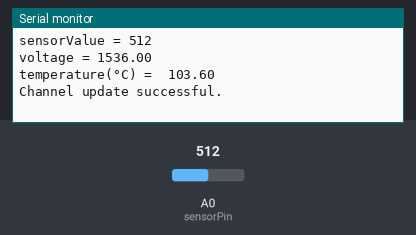
The sketch below on a simulated Arduino MKR. On the bench: the last lines printed to the serial monitor. The test bench sets the inputs (shaded band); at power-on: A0 (sensorPin) = 512 (analog values on the 0–1023 scale). WiFi joins after 1.5 s; servers stay silent unless stated; not simulated (calls return 0 or success): secrets.h.

Above: at 2.7 s.
2.8 s: A0 (sensorPin) set to 716
At 4.01 s:
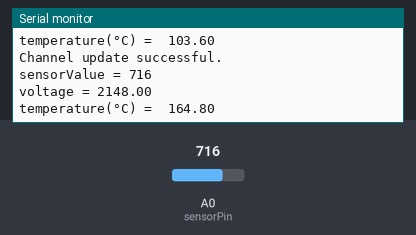
4.3 s: A0 (sensorPin) set to 900
At 7.6 s:
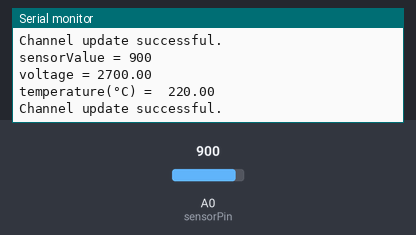
Timing chart, 0 to 9.1 s (numbered marks = the images above; inputs shaded):
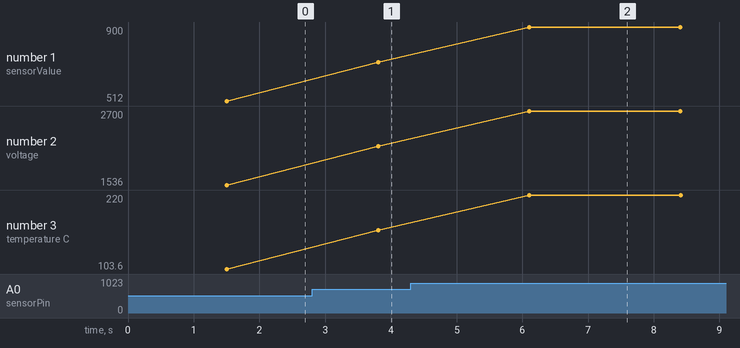

Measured:
- after the input at 2.8 s, the serial monitor: prints a new line after 1.0 s (image 1)
- after the input at 4.3 s, the serial monitor: prints a new line after 1.8 s (image 2)
- plotted number 1: 512 → 716 after the input at 2.8 s, 716 → 900 after the input at 4.3 s
- plotted number 2: 1536 → 2148 after the input at 2.8 s, 2148 → 2700 after the input at 4.3 s
- plotted number 3: 103.6 → 164.8 after the input at 2.8 s, 164.8 → 220 after the input at 4.3 s

The sketch:

temperatureSensor.ino
```cpp
#include <WiFi101.h>
#include "secrets.h"
#include "arduinoCloud.h"
#include "ThingSpeak.h"

char ssid[] = SECRET_SSID;
char pass[] = SECRET_PASS;


WiFiClient client;

unsigned long myChannelNumber = SECRET_CH_ID;
const char* myWriteAPIKey = SECRET_WRITE_APIKEY;

int sensorPin = A0;
int sensorValue = 0;
// float temperature;
// float voltage;


void setup() {
  Serial.begin(9600);
  analogReadResolution(10);

  // Connect to ThingSpeak
  ThingSpeak.begin(client);

  // defined in arduinoCloud.h
  initProperties();

  // Connect to Arduino IoT Clound
  ArduinoCloud.begin(ArduinoIoTPreferredConnection);

  /*
     The following function allows you to obtain more information
     related to the state of network and IoT Cloud connection and errors
     the higher number the more granular information you’ll get.
     The default is 0 (only errors).
     Maximum is 4
 */
  setDebugMessageLevel(2);
  ArduinoCloud.printDebugInfo();
}

void loop() {

  ArduinoCloud.update();

  // connect to WiFi
   if(WiFi.status() != WL_CONNECTED){
    Serial.print("Attempting to connect to SSID: ");
    Serial.println(SECRET_SSID);
    while(WiFi.status() != WL_CONNECTED){
      WiFi.begin(ssid, pass);  // Connect to WPA/WPA2 network. Change this line if using open or WEP network
      Serial.print(".");
      delay(5000);
    }
    Serial.println("\nConnected.");
   }

  sensorValue = analogRead(sensorPin);
  Serial.print("sensorValue = ");
  Serial.print(sensorValue);
  Serial.print("\n");

  voltage = (sensorValue * (3300/1024)); // milliVolt
  Serial.print("voltage = ");
  Serial.print(voltage);
  Serial.print("\n");

  temperature = ((voltage - 500) / 10);
  Serial.print("temperature(°C) =  ");
  Serial.print(temperature);
  Serial.print("\n");

  // Write to ThingSpeak
  int x = ThingSpeak.writeField(myChannelNumber, 1, temperature, myWriteAPIKey);
  if (x = 200) {
    Serial.println("Channel update successful.");
  } else {
    Serial.println("Problem updating channel. HTTP error code " + String(x));
  }

  delay(2000);

}

/*
  Since Temperature is READ_WRITE variable, onTemperatureChange() is
  executed every time a new value is received from IoT Cloud.
*/
void onTemperatureChange()  {
  // Add your code here to act upon Temperature change
}
```

arduinoCloud.h
```cpp
#include <ArduinoIoTCloud.h>
#include <Arduino_ConnectionHandler.h>
#include "secrets.h"

const char SSID[] = SECRET_SSID;
const char PASS[] = SECRET_PASS;

void onTemperatureChange();

float temperature;
float voltage;

void initProperties() {

  ArduinoCloud.addProperty(temperature, READWRITE, ON_CHANGE, onTemperatureChange);
  //ArduinoCloud.addProperty(voltage, READWRITE, ON_CHANGE, onVoltageChange);
}

WiFiConnectionHandler ArduinoIoTPreferredConnection(SSID, PASS);
```
